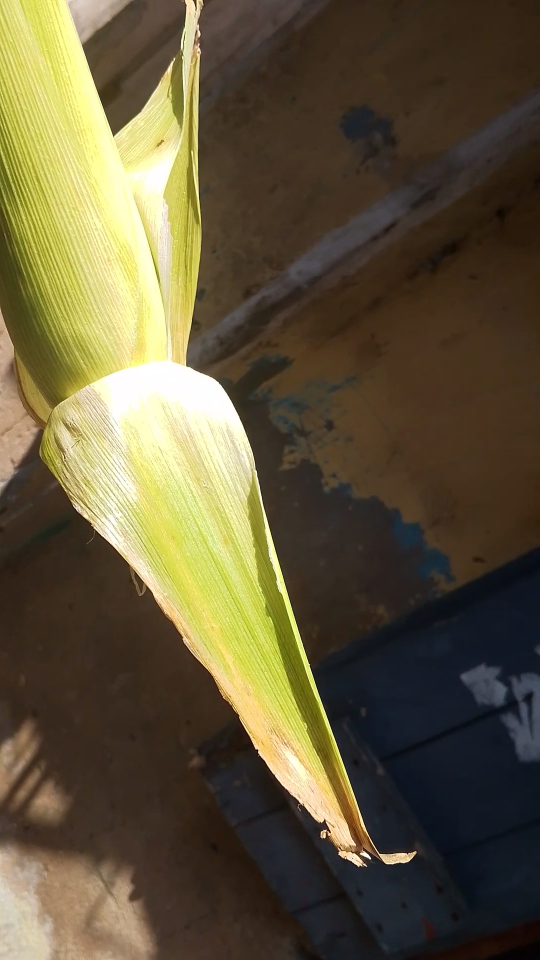
#> input picture sample_images/healthy_maize_test_1.jpg, 1080 x 1920 px (shown at 1/2 size)
$ python -i data_utils.py   (imports and definitions only)
#> lines starting #> are read from the running program, lines starting #| are printed output that depends on the picture
#> further down, picture is the input picture: PIL image 1080x1920 RGB; mean R, G, B 97.1, 86.9, 59.7
# data_utils.py
import random
from PIL import Image, ImageEnhance, ImageOps

# The "Translator" Dictionary mapping folder names to clean, human-readable names.
# This is the single source of truth for our class labels.
CLASS_NAME_MAPPING = {
    # Diseases from the Abuja Dataset
    "anthracnose": "Sorghum Anthracnose",
    "cercospora_leaf_spot": "Cowpea Cercospora Leaf Spot",
    "phosphorus_deficiency": "Maize Phosphorus Deficiency",
    "rice_brown_leaf_spot": "Rice Brown Leaf Spot",
    "sunflower_leaf_blight": "Sunflower Leaf Blight",

    # Your new classes from market data
    "pepper_late_blight": "Pepper Late Blight",
    "tomato_late_blight": "Tomato Late Blight", # You will create this folder

    # Your new healthy classes
    "peppers_healthy": "Healthy Pepper Plant",
    "tomatoes_healthy": "Healthy Tomato Plant", # You will create this folder

    # Placeholder for healthy Abuja crops (add images to these folders)
    "sorghum_healthy": "Healthy Sorghum Plant",
    "cowpea_healthy": "Healthy Cowpea Plant",
    "maize_healthy": "Healthy Maize Plant",
    "rice_healthy": "Healthy Rice Plant",
    "sunflower_healthy": "Healthy Sunflower Plant",
}

def augment_image(image: Image.Image) -> Image.Image:
    """
    Applies a series of random augmentations to a Pillow image.
    This simulates real-world variations.
    """
    # 1. Random Rotation
    angle = random.uniform(-15, 15)
    image = image.rotate(angle)
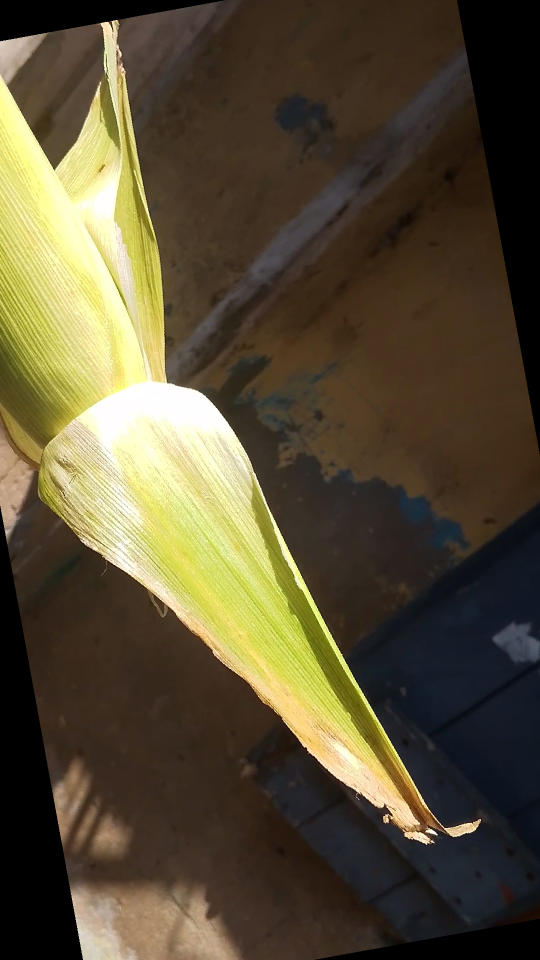
#> image: PIL image 1080x1920 RGB (shown at 1/2 size); mean R, G, B 87.4, 77.7, 53.8

    # 2. Random Horizontal Flip (50% chance)
    if random.random() > 0.5:
        image = ImageOps.mirror(image)
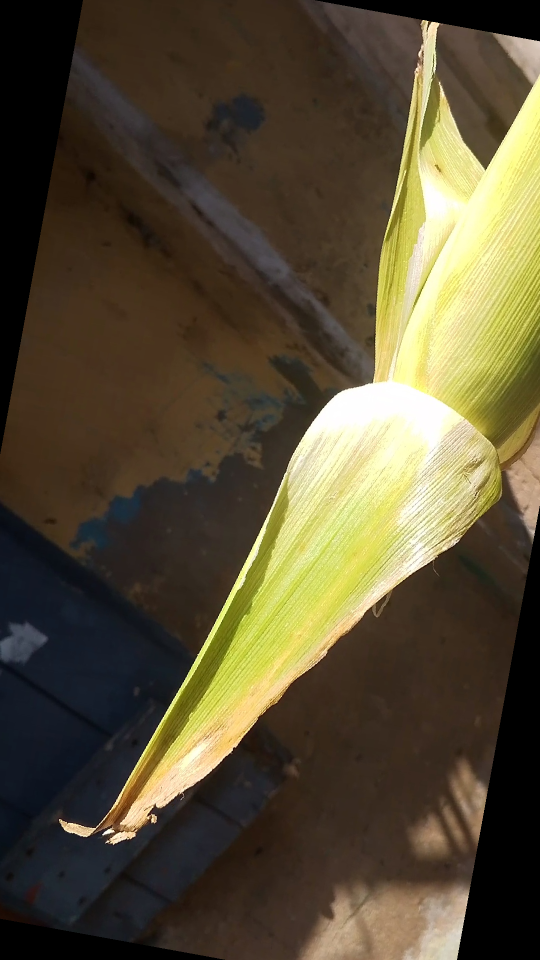
#> image: PIL image 1080x1920 RGB (shown at 1/2 size); mean R, G, B 87.4, 77.7, 53.8

    # 3. Random Brightness (adjusts between 70% and 130% of original)
    enhancer = ImageEnhance.Brightness(image)
    image = enhancer.enhance(random.uniform(0.7, 1.3))

    # 4. Random Contrast
    enhancer = ImageEnhance.Contrast(image)
    image = enhancer.enhance(random.uniform(0.7, 1.3))
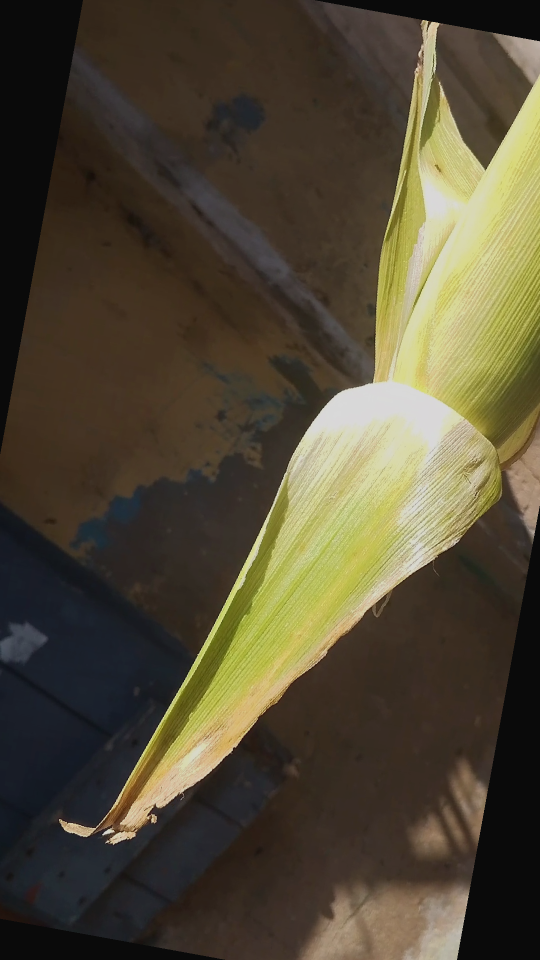
#> image: PIL image 1080x1920 RGB (shown at 1/2 size); mean R, G, B 81, 73, 53.6

    return image

>>> from PIL import Image
>>> picture = Image.open('../../../sample_images/healthy_maize_test_1.jpg')
>>> result = augment_image(picture)

$ run again, on sample_images/healthy_maize_test_2.jpg
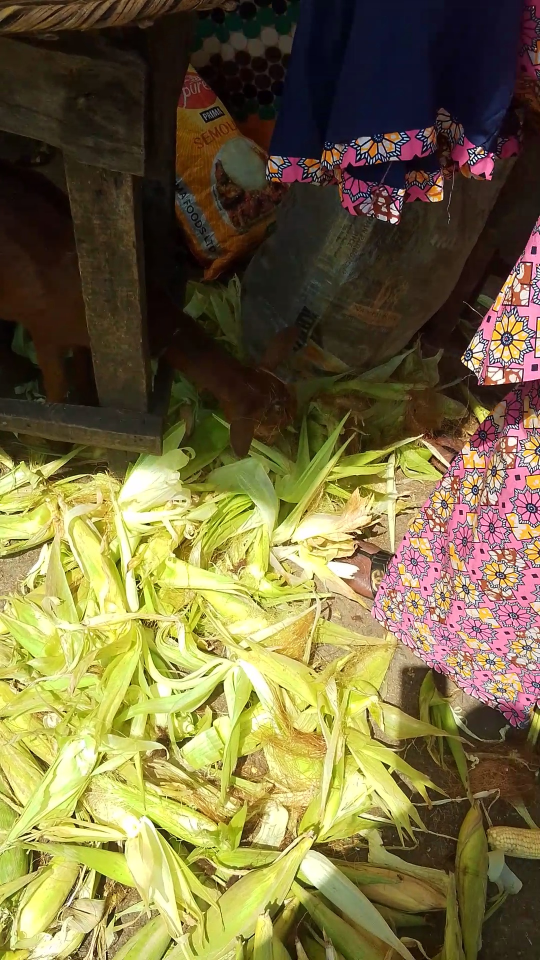
#> input picture sample_images/healthy_maize_test_2.jpg, 1080 x 1920 px (shown at 1/2 size)
#> picture is the input picture: PIL image 1080x1920 RGB; mean R, G, B 118.8, 107.6, 65
#> in augment_image, `image = image.rotate(angle)`:
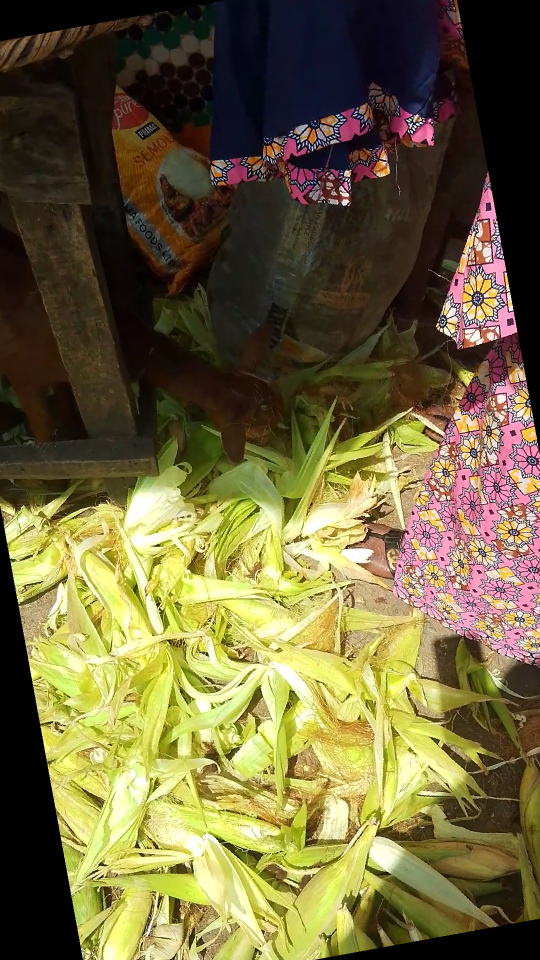
#> image: PIL image 1080x1920 RGB (shown at 1/2 size); mean R, G, B 111.8, 101.8, 60.9
#> in augment_image, `image = enhancer.enhance(random.uniform(0.7, 1.3))`:
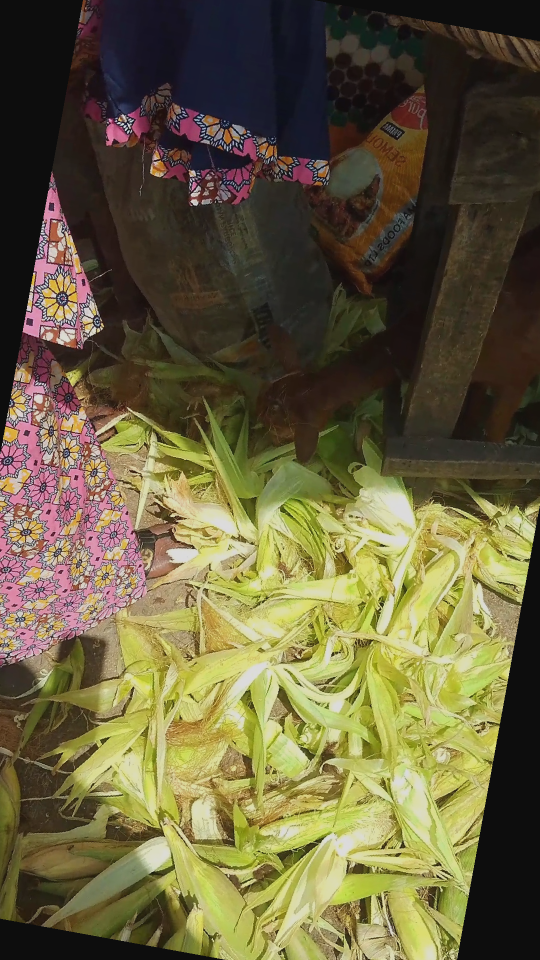
#> image: PIL image 1080x1920 RGB (shown at 1/2 size); mean R, G, B 103.8, 95.7, 62.4
